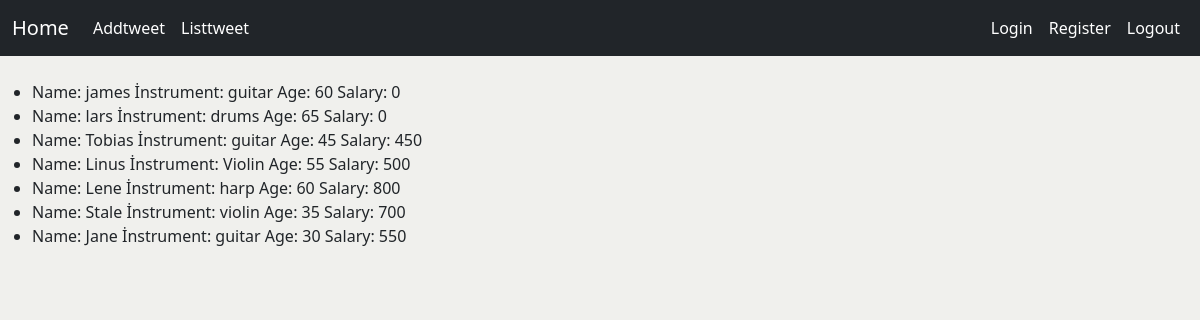
The app's page /index/ with its own data.
### template_app/models.py (models this page shows)
class Musician(models.Model):
    name=models.CharField(max_length=50)
    instrument=models.CharField(max_length=50)
    age=models.IntegerField(validators=[MinValueValidator(0),MaxValueValidator(150)])
    salary= models.IntegerField(default=0,validators=[MinValueValidator(0)])

### template_app/views.py (the view)
# urls.py: path("index/",views.database,name="databaseview"),
def database(request):
    musician_data=models.Musician.objects.all().values()
    data_view={"musicians":musician_data}
    return render(request,"template_app/index.html",context=data_view)

### template_app/templates/template_app/index.html
{% extends 'base.html' %}
{% block content %}
<ul>
    {% for i in musicians %}
        <li>Name: {{ i.name }}  İnstrument:  {{i.instrument}}   Age:  {{i.age}}    Salary:  {{i.salary}} </li>
    {% endfor %}
</ul>
{% endblock  %}

### templates/base.html (shortened to what this page needs)
<!doctype html>
<html lang="en">
  <head>
    <link href="https://cdn.jsdelivr.net/npm/bootstrap@5.3.1/dist/css/bootstrap.min.css" rel="stylesheet">
    <body style="background-color:rgba(236, 236, 231, 0.738);"></body>
</head>
  <body>
    <nav class="navbar navbar-expand-md navbar-dark fixed-top bg-dark">
        <div class="container-fluid">
          <a class="navbar-brand" href="{% url 'template_app:listtweet' %}">Home</a>
          <div class="collapse navbar-collapse" id="navbarCollapse">
            <ul class="navbar-nav me-auto mb-2 mb-md-0">
              <li class="nav-item">
                <a class="nav-link active" aria-current="page" href="{% url 'template_app:addtweet' %}">Addtweet</a>
              </li>
              <li class="nav-item">
                <a class="nav-link active" aria-current="page" href="{% url 'template_app:listtweet' %}">Listtweet</a>
              </li>
            </ul>
            <form class="d-flex" role="search">
              <div class="collapse navbar-collapse" id="navbarCollapse">
                <ul class="navbar-nav me-auto mb-2 mb-md-0">
              <li class="nav-item">
                <a class="nav-link active" aria-current="page" href="{% url 'login' %}">Login</a>
              </li>
              <li class="nav-item">
                <a class="nav-link active" aria-current="page" href="{% url 'template_app:register' %}">Register</a>
              </li>
              <li class="nav-item">
                <a class="nav-link active" aria-current="page" href="{% url 'logout' %}?next=/listtweet/">Logout</a>
              </li>
            </form>
          </div>
        </div>
      </nav>
      {% block content  %}
      {% endblock  %}
  </body>
</html>

### templates/base.html (style rules this page uses)
body { min-height: 75rem; padding-top: 4.5rem; }

### records on screen
Musician: name "james", instrument "guitar", age "60", salary "0"
Musician: name "lars", instrument "drums", age "65", salary "0"
Musician: name "Tobias", instrument "guitar", age "45", salary "450"
Musician: name "Linus", instrument "Violin", age "55", salary "500"
Musician: name "Lene", instrument "harp", age "60", salary "800"
Musician: name "Stale", instrument "violin", age "35", salary "700"
Musician: name "Jane", instrument "guitar", age "30", salary "550"
